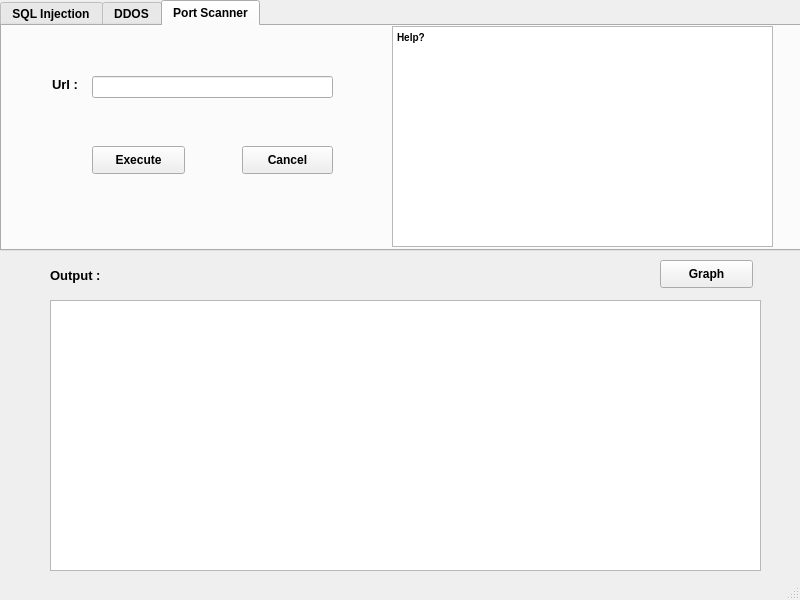
<?xml version="1.0" encoding="UTF-8"?>
<ui version="4.0">
 <class>MainWindow</class>
 <widget class="QMainWindow" name="MainWindow">
  <property name="geometry">
   <rect>
    <x>0</x>
    <y>0</y>
    <width>800</width>
    <height>600</height>
   </rect>
  </property>
  <property name="windowTitle">
   <string>RedFlag</string>
  </property>
  <property name="windowIcon">
   <iconset>
    <normaloff>C:/Users/Arun/Downloads/LogoMakr_4Ox8H5.png</normaloff>C:/Users/Arun/Downloads/LogoMakr_4Ox8H5.png</iconset>
  </property>
  <widget class="QWidget" name="centralwidget">
   <widget class="QTabWidget" name="tab_whole">
    <property name="geometry">
     <rect>
      <x>0</x>
      <y>0</y>
      <width>801</width>
      <height>251</height>
     </rect>
    </property>
    <property name="font">
     <font>
      <weight>75</weight>
      <bold>true</bold>
     </font>
    </property>
    <property name="acceptDrops">
     <bool>false</bool>
    </property>
    <property name="autoFillBackground">
     <bool>false</bool>
    </property>
    <property name="currentIndex">
     <number>2</number>
    </property>
    <widget class="QWidget" name="tab_sql">
     <attribute name="title">
      <string>SQL Injection</string>
     </attribute>
     <widget class="QLabel" name="label_url_sql">
      <property name="geometry">
       <rect>
        <x>50</x>
        <y>50</y>
        <width>41</width>
        <height>16</height>
       </rect>
      </property>
      <property name="font">
       <font>
        <pointsize>10</pointsize>
        <weight>75</weight>
        <bold>true</bold>
       </font>
      </property>
      <property name="text">
       <string>Url :</string>
      </property>
     </widget>
     <widget class="QLineEdit" name="input_url_sql">
      <property name="geometry">
       <rect>
        <x>90</x>
        <y>50</y>
        <width>251</width>
        <height>22</height>
       </rect>
      </property>
     </widget>
     <widget class="QPushButton" name="button_ok">
      <property name="geometry">
       <rect>
        <x>90</x>
        <y>120</y>
        <width>93</width>
        <height>28</height>
       </rect>
      </property>
      <property name="font">
       <font>
        <weight>75</weight>
        <bold>true</bold>
       </font>
      </property>
      <property name="text">
       <string>Execute</string>
      </property>
     </widget>
     <widget class="QPushButton" name="button_cancel">
      <property name="geometry">
       <rect>
        <x>250</x>
        <y>120</y>
        <width>93</width>
        <height>28</height>
       </rect>
      </property>
      <property name="font">
       <font>
        <weight>75</weight>
        <bold>true</bold>
       </font>
      </property>
      <property name="text">
       <string>Cancel</string>
      </property>
     </widget>
     <widget class="QTextEdit" name="textEdit_sql">
      <property name="geometry">
       <rect>
        <x>390</x>
        <y>0</y>
        <width>381</width>
        <height>221</height>
       </rect>
      </property>
      <property name="html">
       <string>&lt;!DOCTYPE HTML PUBLIC &quot;-//W3C//DTD HTML 4.0//EN&quot; &quot;http://www.w3.org/TR/REC-html40/strict.dtd&quot;&gt;
&lt;html&gt;&lt;head&gt;&lt;meta name=&quot;qrichtext&quot; content=&quot;1&quot; /&gt;&lt;style type=&quot;text/css&quot;&gt;
p, li { white-space: pre-wrap; }
&lt;/style&gt;&lt;/head&gt;&lt;body style=&quot; font-family:'MS Shell Dlg 2'; font-size:7.8pt; font-weight:600; font-style:normal;&quot;&gt;
&lt;p style=&quot; margin-top:0px; margin-bottom:0px; margin-left:0px; margin-right:0px; -qt-block-indent:0; text-indent:0px;&quot;&gt;Help?&lt;/p&gt;&lt;/body&gt;&lt;/html&gt;</string>
      </property>
     </widget>
    </widget>
    <widget class="QWidget" name="tab_ddos">
     <attribute name="title">
      <string>DDOS</string>
     </attribute>
     <widget class="QLineEdit" name="input_url_ddos">
      <property name="geometry">
       <rect>
        <x>110</x>
        <y>40</y>
        <width>211</width>
        <height>22</height>
       </rect>
      </property>
     </widget>
     <widget class="QLabel" name="label_url_ddos">
      <property name="geometry">
       <rect>
        <x>60</x>
        <y>40</y>
        <width>41</width>
        <height>16</height>
       </rect>
      </property>
      <property name="font">
       <font>
        <pointsize>10</pointsize>
        <weight>75</weight>
        <bold>true</bold>
       </font>
      </property>
      <property name="text">
       <string>Url :</string>
      </property>
     </widget>
     <widget class="QPushButton" name="button_ok_2">
      <property name="geometry">
       <rect>
        <x>110</x>
        <y>140</y>
        <width>71</width>
        <height>28</height>
       </rect>
      </property>
      <property name="font">
       <font>
        <weight>75</weight>
        <bold>true</bold>
       </font>
      </property>
      <property name="text">
       <string>Execute</string>
      </property>
     </widget>
     <widget class="QPushButton" name="button_cancel_2">
      <property name="geometry">
       <rect>
        <x>240</x>
        <y>140</y>
        <width>81</width>
        <height>28</height>
       </rect>
      </property>
      <property name="font">
       <font>
        <weight>75</weight>
        <bold>true</bold>
       </font>
      </property>
      <property name="text">
       <string>Cancel</string>
      </property>
     </widget>
     <widget class="QLabel" name="label_request_ddos">
      <property name="geometry">
       <rect>
        <x>60</x>
        <y>90</y>
        <width>101</width>
        <height>20</height>
       </rect>
      </property>
      <property name="font">
       <font>
        <pointsize>10</pointsize>
        <weight>75</weight>
        <bold>true</bold>
       </font>
      </property>
      <property name="text">
       <string>Requests :</string>
      </property>
     </widget>
     <widget class="QLineEdit" name="input_req_no">
      <property name="geometry">
       <rect>
        <x>160</x>
        <y>90</y>
        <width>161</width>
        <height>22</height>
       </rect>
      </property>
     </widget>
     <widget class="QTextEdit" name="textEdit_ddos">
      <property name="geometry">
       <rect>
        <x>390</x>
        <y>0</y>
        <width>381</width>
        <height>221</height>
       </rect>
      </property>
      <property name="html">
       <string>&lt;!DOCTYPE HTML PUBLIC &quot;-//W3C//DTD HTML 4.0//EN&quot; &quot;http://www.w3.org/TR/REC-html40/strict.dtd&quot;&gt;
&lt;html&gt;&lt;head&gt;&lt;meta name=&quot;qrichtext&quot; content=&quot;1&quot; /&gt;&lt;style type=&quot;text/css&quot;&gt;
p, li { white-space: pre-wrap; }
&lt;/style&gt;&lt;/head&gt;&lt;body style=&quot; font-family:'MS Shell Dlg 2'; font-size:7.8pt; font-weight:600; font-style:normal;&quot;&gt;
&lt;p style=&quot; margin-top:0px; margin-bottom:0px; margin-left:0px; margin-right:0px; -qt-block-indent:0; text-indent:0px;&quot;&gt;Help?&lt;/p&gt;
&lt;p style=&quot;-qt-paragraph-type:empty; margin-top:0px; margin-bottom:0px; margin-left:0px; margin-right:0px; -qt-block-indent:0; text-indent:0px;&quot;&gt;&lt;br /&gt;&lt;/p&gt;&lt;/body&gt;&lt;/html&gt;</string>
      </property>
     </widget>
    </widget>
    <widget class="QWidget" name="tab_port">
     <attribute name="title">
      <string>Port Scanner</string>
     </attribute>
     <widget class="QLabel" name="label_url_port">
      <property name="geometry">
       <rect>
        <x>50</x>
        <y>50</y>
        <width>51</width>
        <height>16</height>
       </rect>
      </property>
      <property name="font">
       <font>
        <pointsize>10</pointsize>
        <weight>75</weight>
        <bold>true</bold>
       </font>
      </property>
      <property name="text">
       <string>Url :</string>
      </property>
     </widget>
     <widget class="QLineEdit" name="input_url_port">
      <property name="geometry">
       <rect>
        <x>90</x>
        <y>50</y>
        <width>241</width>
        <height>22</height>
       </rect>
      </property>
      <property name="text">
       <string/>
      </property>
     </widget>
     <widget class="QPushButton" name="button_ok_3">
      <property name="geometry">
       <rect>
        <x>90</x>
        <y>120</y>
        <width>93</width>
        <height>28</height>
       </rect>
      </property>
      <property name="font">
       <font>
        <weight>75</weight>
        <bold>true</bold>
       </font>
      </property>
      <property name="text">
       <string>Execute</string>
      </property>
     </widget>
     <widget class="QPushButton" name="button_cancel_3">
      <property name="geometry">
       <rect>
        <x>240</x>
        <y>120</y>
        <width>91</width>
        <height>28</height>
       </rect>
      </property>
      <property name="font">
       <font>
        <weight>75</weight>
        <bold>true</bold>
       </font>
      </property>
      <property name="text">
       <string>Cancel</string>
      </property>
     </widget>
     <widget class="QTextEdit" name="textEdit_port">
      <property name="geometry">
       <rect>
        <x>390</x>
        <y>0</y>
        <width>381</width>
        <height>221</height>
       </rect>
      </property>
      <property name="html">
       <string>&lt;!DOCTYPE HTML PUBLIC &quot;-//W3C//DTD HTML 4.0//EN&quot; &quot;http://www.w3.org/TR/REC-html40/strict.dtd&quot;&gt;
&lt;html&gt;&lt;head&gt;&lt;meta name=&quot;qrichtext&quot; content=&quot;1&quot; /&gt;&lt;style type=&quot;text/css&quot;&gt;
p, li { white-space: pre-wrap; }
&lt;/style&gt;&lt;/head&gt;&lt;body style=&quot; font-family:'MS Shell Dlg 2'; font-size:7.8pt; font-weight:600; font-style:normal;&quot;&gt;
&lt;p style=&quot; margin-top:0px; margin-bottom:0px; margin-left:0px; margin-right:0px; -qt-block-indent:0; text-indent:0px;&quot;&gt;Help?&lt;/p&gt;
&lt;p style=&quot;-qt-paragraph-type:empty; margin-top:0px; margin-bottom:0px; margin-left:0px; margin-right:0px; -qt-block-indent:0; text-indent:0px;&quot;&gt;&lt;br /&gt;&lt;/p&gt;&lt;/body&gt;&lt;/html&gt;</string>
      </property>
     </widget>
    </widget>
   </widget>
   <widget class="QLabel" name="label_output">
    <property name="geometry">
     <rect>
      <x>50</x>
      <y>260</y>
      <width>81</width>
      <height>31</height>
     </rect>
    </property>
    <property name="font">
     <font>
      <pointsize>10</pointsize>
      <weight>75</weight>
      <bold>true</bold>
     </font>
    </property>
    <property name="text">
     <string>Output :</string>
    </property>
   </widget>
   <widget class="QTextBrowser" name="output_screen">
    <property name="geometry">
     <rect>
      <x>50</x>
      <y>300</y>
      <width>711</width>
      <height>271</height>
     </rect>
    </property>
   </widget>
   <widget class="QPushButton" name="button_graph">
    <property name="geometry">
     <rect>
      <x>660</x>
      <y>260</y>
      <width>93</width>
      <height>28</height>
     </rect>
    </property>
    <property name="font">
     <font>
      <weight>75</weight>
      <bold>true</bold>
     </font>
    </property>
    <property name="text">
     <string>Graph</string>
    </property>
   </widget>
  </widget>
  <widget class="QStatusBar" name="statusbar"/>
 </widget>
 <resources/>
 <connections/>
</ui>
